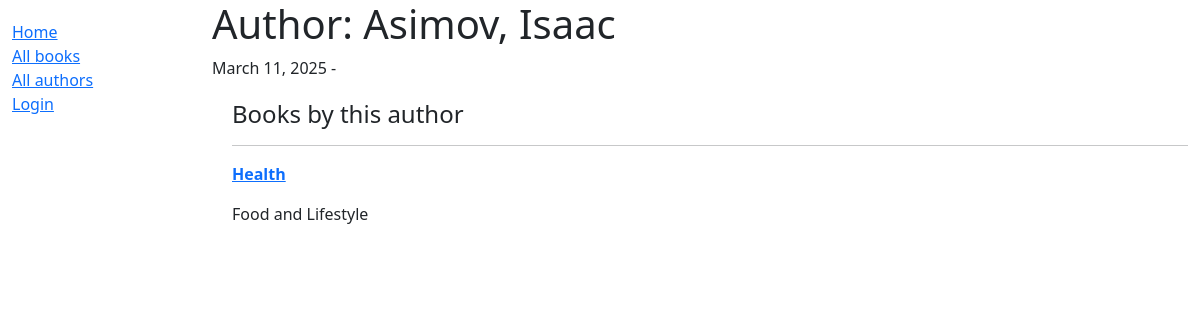
The app's page /catalog/author/1 with its own data.
### catalog/models.py (models this page shows, shortened)
class Author(models.Model):
    first_name = models.CharField(max_length=100)
    last_name = models.CharField(max_length=100)
    date_of_birth = models.DateField(null=True, blank=True)
    date_of_death = models.DateField('died', null=True, blank=True)
    class Meta:
        ordering = ['last_name', 'first_name']

class Book(models.Model):
    title = models.CharField(max_length=200)
    author = models.ForeignKey('Author',on_delete=models.RESTRICT, null=True)
    summary = models.TextField(max_length=1000, help_text='Enter a brief description of the book')
    isbn = models.CharField('ISBN', max_length=13, unique=True, help_text='13 Character <a href="https://www.isbn-international.org/content/what-isbn''">ISBN number</a>')
    genre = models.ManyToManyField(Genre, help_text="Select a genre for this book")
    language = models.ForeignKey(
        'Language', on_delete=models.SET_NULL, null=True)
    def get_absolute_url(self):
        return reverse('book-detail', args=[str(self.id)])
    def display_genre(self):
        """Create a string for the Genre. This is required to display genre in Admin."""
        return ', '.join(genre.name for genre in self.genre.all()[:3])
    display_genre.short_description = 'Genre'

### catalog/views.py (the view)
# urls.py: path('author/<int:pk>', views.AuthorDetailView.as_view(), name='author-detail'),
class AuthorDetailView(generic.DetailView):
    model = Author
    template_name = 'catalog/author_detail.html'

### catalog/templates/catalog/author_detail.html (shortened to what this page needs)
{% extends "base_generic.html" %}
{% block content %}
  <h1>Author: {{ author.last_name }}, {{ author.first_name }}</h1>
  <p>{{ author.date_of_birth }} - {% if author.date_of_death %}{{ author.date_of_death }}{% endif %}</p>
  <div style="margin-left:20px;margin-top:20px">
    <h4>Books by this author</h4>
    {% for book in author.book_set.all %}
      <hr>
      <p><strong><a href="{{ book.get_absolute_url }}">{{ book.title }}</a></strong></p>
      <p>{{ book.summary }}</p>
    {% empty %}
      <p>This author has no books in the library.</p>
    {% endfor %}
  </div>
{% endblock %}
{% block sidebar %}
  {{ block.super }}
{% endblock %}

### records on screen
Author: date_of_birth "March 11, 2025"
Book: title "Health", summary "Food and Lifestyle"
